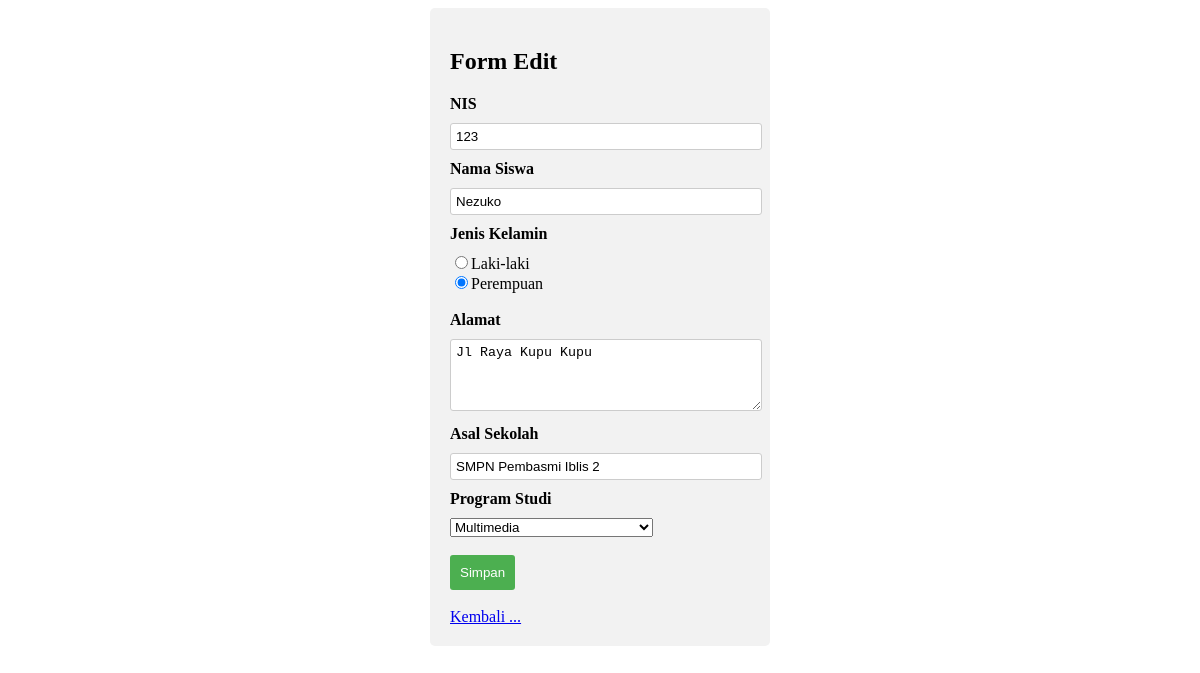
The page /editsiswa.php?n=123 on the database its author committed.
### tables this page shows
CREATE TABLE `siswa` (
  `nis` varchar(16) NOT NULL,
  `nama_siswa` varchar(50) NOT NULL,
  `jenis_kelamin` varchar(12) NOT NULL,
  `alamat` varchar(200) NOT NULL,
  `asal_sekolah` varchar(100) NOT NULL,
  `kode_progdi` varchar(16) NOT NULL
);

CREATE TABLE `jurusan` (
  `kode_progdi` varchar(16) NOT NULL,
  `nama_progdi` varchar(50) NOT NULL
);

### editsiswa.php (the view, shortened to what this page needs)
<?php
	include 'koneksi.php';
	$nis = $_GET['n'];
	$q = "select * from siswa where nis=$nis";
	$ex = mysqli_query($koneksi, $q);
	$r = mysqli_fetch_array($ex);
?>
<!DOCTYPE html>
<html>
<head>
</head>
<body>
    <div class="form-container">
        <h2>Form Edit</h2>
        <form action="edit_aksi.php" method="post">
            <label>NIS</label>
            <input type="text" name="nis" readonly value="<?php echo $r['nis']; ?>"/><br/>
            <label>Nama Siswa</label>
            <input type="text" name="nama_siswa" value="<?php echo $r['nama_siswa']; ?>" /><br/>
            <tr>
			<th align="left"><label>Jenis Kelamin</label>
			<th>
  			<th align="left"><input type="radio" name="jenkel" value="Laki-Laki" <?php if($r['jenis_kelamin']=='Laki-Laki') echo 'checked'?>>Laki-laki<br/>
      		<input type="radio" name="jenkel" value="Perempuan" <?php if($r['jenis_kelamin']=='Perempuan') echo 'checked'?>>Perempuan<br/>
			</tr>
			<br>
            <label>Alamat</label>
            <textarea name="alamat" rows="4"><?php echo $r['alamat']; ?></textarea><br/>
            <label>Asal Sekolah</label>
            <input type="text" name="asal_sekolah" value="<?php echo $r['asal_sekolah']; ?>" /><br/>
            <label>Program Studi</label>
            <select name="jurusan">
            <?php
            include "koneksi.php";
            $sql="select * from jurusan";
            $hasil=mysqli_query($koneksi,$sql);
            while ($data = mysqli_fetch_array($hasil)) {
            ?>
            <option value="<?php echo $data['kode_progdi'];?>" <?php if ($r['kode_progdi'] == $data['kode_progdi']) echo 'selected' ?>><?php echo $data['nama_progdi'];?></option>
            <?php
    }
  ?>
        </select>
			<br>
			<br>
            <input type = "submit" name="bok" value="Simpan"/>
            <br>
            <br>
            <a href = "tampilsiswa.php">Kembali ...</a>
        </form>
    </div>
</body>
</html>

### editsiswa.php (style rules this page uses)
.form-container { width: 300px; margin: 0 auto; padding: 20px; background-color: #f2f2f2; border-radius: 5px; }
.form-container label { display: block; margin-bottom: 10px; font-weight: bold; }
.form-container input[type="text"], .form-container textarea { width: 100%; padding: 5px; margin-bottom: 10px; border-radius: 3px; border: 1px solid #ccc; }
.form-container input[type="submit"] { background-color: #4CAF50; color: #fff; border: none; padding: 10px; border-radius: 3px; cursor: pointer; }

### rows shown on the page
siswa: nis "123", nama_siswa "Nezuko", jenis_kelamin "☑", alamat "Jl Raya Kupu Kupu", asal_sekolah "SMPN Pembasmi Iblis 2", jurusan "Multimedia"
